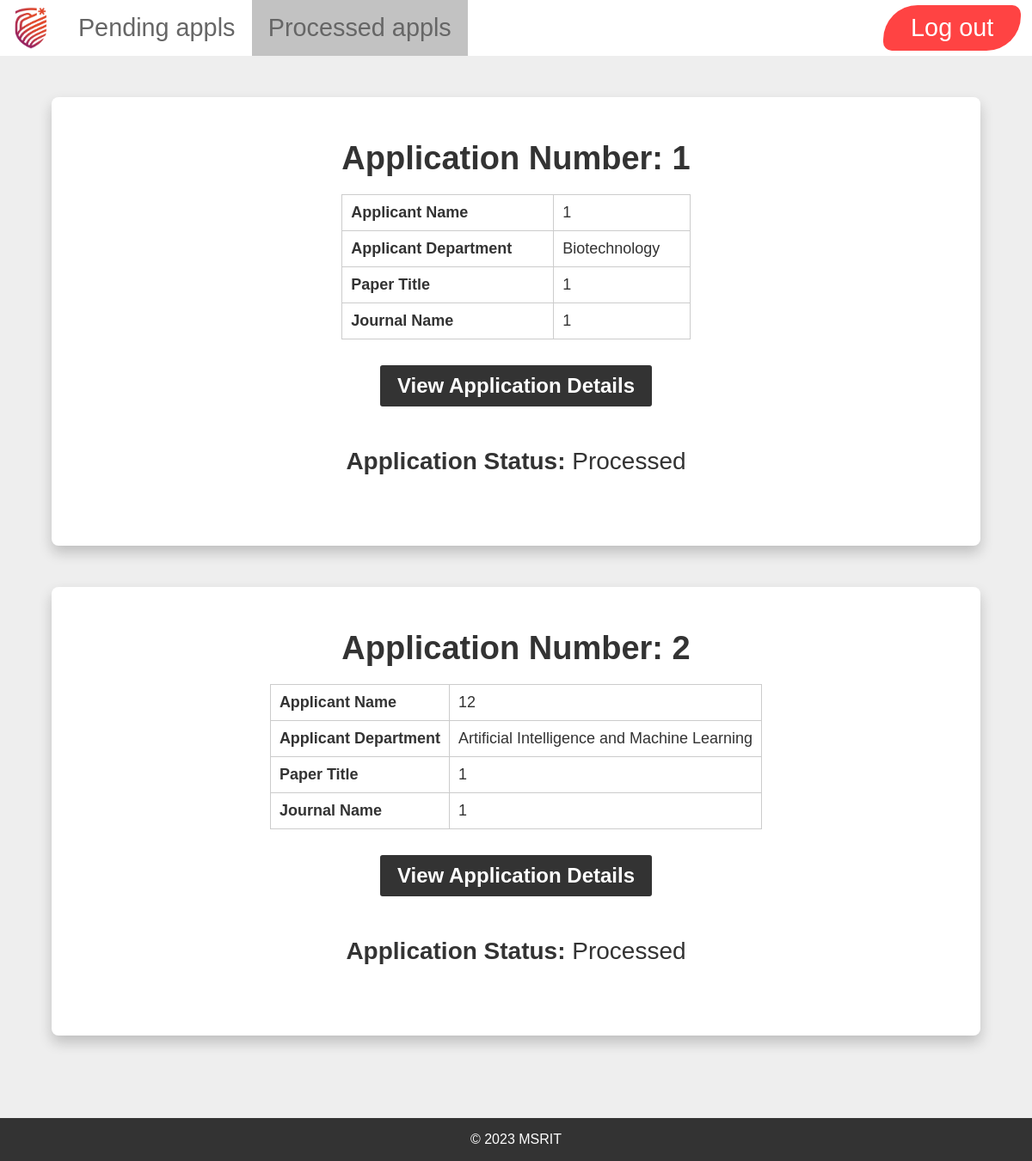
/admin/processed-applications (signed in), run on the app's committed database.
### app.py (models this page shows)
class Application(db.Model):
    __tablename__ = "application"
    application_id = db.Column(db.Integer, autoincrement=True, primary_key=True)
    submitted_at = db.Column(db.DateTime, default=get_current_time)
    processed_at = db.Column(db.DateTime)
    application_email = db.Column(db.String, nullable=False)
    applicant_name = db.Column(db.String, nullable=False)
    applicant_dept = db.Column(db.String, nullable=False)
    paper_title = db.Column(db.String, nullable=False)
    journal_name = db.Column(db.String, nullable=False)
    sjr_website_link = db.Column(db.String, nullable=False)
    publication_month = db.Column(db.String, nullable=False)
    doi = db.Column(db.String, nullable=False)
    journal_category = db.Column(db.String, nullable=False)
    coverage_from = db.Column(db.String, nullable=False)
    coverage_to = db.Column(db.String, nullable=False)
    first_author_name = db.Column(db.String, nullable=False)
    first_author_category = db.Column(db.String, nullable=False)
    second_author_name = db.Column(db.String)
    second_author_category = db.Column(db.String)
    third_author_name = db.Column(db.String)
    third_author_category = db.Column(db.String)
    published_paper_pdf_filename = db.Column(db.String, nullable=False)
    application_status = db.Column(db.String, default="Pending")
    first_author_amount = db.Column(db.String)
    second_author_amount = db.Column(db.String)
    third_author_amount = db.Column(db.String)
    comments = db.Column(db.String)

### app.py (the view)
@app.route("/admin/processed-applications", methods=["GET", "POST"])
def admin_processed_applications():
    if request.method == "GET":
        if "admin_email" in session:
            all_appls = Application.query.filter_by(
                application_status="Processed"
            ).all()
            L = []
            for appl in all_appls:
                dictt = {
                    "application_id": 0,
                    "applicant_name": 0,
                    "applicant_dept": 0,
                    "paper_title": 0,
                    "journal_name": 0,
                    "status": 0,
                }
                dictt["application_id"] = appl.application_id
                dictt["applicant_name"] = appl.applicant_name
                dictt["applicant_dept"] = appl.applicant_dept
                dictt["paper_title"] = appl.paper_title
                dictt["journal_name"] = appl.journal_name
                dictt["status"] = appl.application_status
                L.append(dictt)
            return render_template("admin_home_processed.html", L=L)
        else:
            flash("Login Required!", "warn")
            return redirect(url_for("admin_login"))

### templates/admin_home_processed.html (shortened to what this page needs)
<!DOCTYPE html>
<html lang="en">
  <head>
    <link
      rel="stylesheet"
      href="https://cdnjs.cloudflare.com/ajax/libs/font-awesome/5.13.0/css/all.min.css"
    />
    <link
      rel="stylesheet"
      href="{{ url_for('static', filename='css/style.css') }}"
    />
  </head>
  <body>
    <header>
      <nav>
        <div class="navbar" id="myNavbar">
          <a>
            <img
              src="{{ url_for('static', filename='images/ramaiah.png') }}"
              alt="logo"
            />
          </a>
          <a href="/admin/home/pending-applications">Pending appls</a>
          <a href="/admin/processed-applications" class="active"
            >Processed appls</a
          >
          <a href="/admin/logout" class="navbar-logout">Log out</a>
        </div>
      </nav>
    </header>
    <main>
      {% include "flash_messages.html" %} {% if L|length >0 %}
      <div class="product-details">
        {% for dictt in L %}
        <div class="product-container">
          <div class="product-info">
            <h1>Application Number: {{dictt['application_id']}}</h1>
            <div class="product-specs">
              <table>
                <tr>
                  <th>Applicant Name</th>
                  <td>{{dictt['applicant_name']}}</td>
                </tr>
                <tr>
                  <th>Applicant Department</th>
                  <td>{{dictt['applicant_dept']}}</td>
                </tr>
                <tr>
                  <th>Paper Title</th>
                  <td>{{dictt['paper_title']}}</td>
                </tr>
                <tr>
                  <th>Journal Name</th>
                  <td>{{dictt['journal_name']}}</td>
                </tr>
              </table>
            </div>
            <div class="product-add-to-cart">
              <a
                href="/admin/processed-application/details/{{dictt['application_id']}}"
              >
                <button>View Application Details</button>
              </a>
            </div>
            <p><b>Application Status: </b>{{dictt['status']}}</p>
          </div>
        </div>
        {% endfor %}
      </div>
      {% else %}
      <h1 class="no-applications">No applications processed yet.</h1>
      {% endif %}
    </main>
    <footer>
      <p>&copy; 2023 MSRIT</p>
    </footer>
  </body>
</html>

### static/css/style.css (style rules this page uses)
* { margin: 0; padding: 0; box-sizing: border-box; }
body { font-family: Arial, sans-serif; background-color: #eee; color: #333; height: 100%; display: flex; flex-direction: column; min-height: 100vh; }
header { position: -webkit-sticky; position: sticky; top: 0; z-index: 3; }
main { flex: 1; }
footer { width: 100%; height: 50px; background-color: #333; display: flex; align-items: center; justify-content: center; color: #fff; font-size: 16px; margin-top: 6vh; }
.navbar { overflow: hidden; background-color: #ffffff; }
.navbar a { float: left; display: block; color: #666; text-align: center; padding: 1rem 1.2rem; text-decoration: none; font-size: 28.8px; transition: 0.5s ease-in-out; }
.navbar a img { float: left; margin: -0.49rem; height: 49px; transition: 0.5s ease-in-out; }
.navbar .active { background-color: #aaaaaab7; }
.navbar .navbar-logout { float: right; color: white; background-color: rgba(255, 66, 66, 0.993); border-radius: 40px 10px; padding: 0.6rem 2rem; margin: 0.4rem 0.8rem 0rem 0rem; }
.product-details .product-container { background-color: #fff; box-shadow: 0px 8px 16px 0px rgba(0, 0, 0, 0.2); display: flex; flex-wrap: wrap; justify-content: space-between; align-items: left; width: 90%; max-width: 1600px; margin: 6vh auto; border-radius: 0.5rem; padding: 3.125rem 1.25rem; }
.product-details .product-container .product-info { flex: 0 0 100%; max-width: 100%; }
.product-details .product-container .product-info h1 { font-size: clamp(18px, 6vw, 38px); margin-bottom: 1.25rem; text-align: center; }
.product-details .product-container .product-info p { font-size: clamp(16px, 4vw, 28px); margin-top: 3rem; margin-bottom: 2rem; text-align: center; }
.product-details .product-container .product-info .product-specs { flex: 0 0 100%; margin-bottom: 3.125rem; }
.product-details .product-container .product-info .product-specs table { width: 100%; border-collapse: collapse; }
.product-details .product-container .product-info .product-specs table th, .product-details .product-container .product-info .product-specs table td { border: 1px solid #ccc; padding: 0.625rem; font-size: clamp(12px, 3.8vw, 18px); text-align: left; }
.product-details .product-container .product-info .product-specs table th { font-weight: bold; }
.product-details .product-container .product-add-to-cart { flex: 0 0 100%; text-align: center; }
.product-details .product-container .product-add-to-cart button { font-size: clamp(14px, 3.8vw, 24px); font-weight: 600; color: #fff; background-color: #333; border: none; border-radius: 0.18rem; padding: 0.625rem 1.25rem; cursor: pointer; transition: background-color 0.3s ease; }
@media only screen and (max-width: 1200px) { .product-details .product-container { flex-direction: column; align-items: center; } }
@media only screen and (max-width: 1200px) { .product-details .product-container .product-info { flex: 0 0 100%; max-width: 100%; } }
@media only screen and (max-width: 1200px) { .product-details .product-container .product-info .product-specs { margin-bottom: 30px; } }

### data on the page
Application: application_id "1", applicant_name "1", applicant_dept "Biotechnology", paper_title "1", journal_name "1", status "Processed"
Application: application_id "2", applicant_name "12", applicant_dept "Artificial Intelligence and Machine Learning", paper_title "1", journal_name "1", status "Processed"
